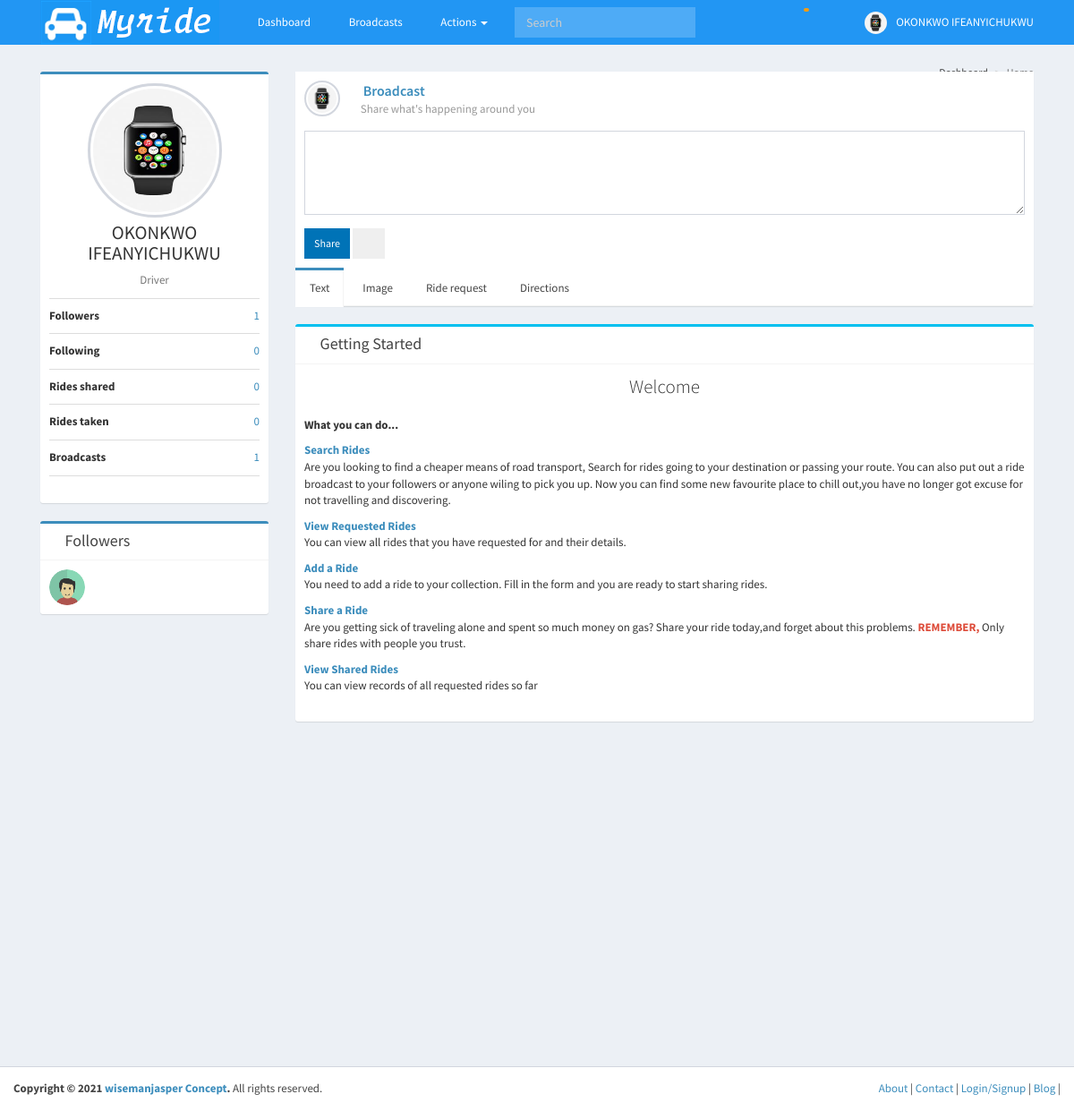
/ (signed in), run on the app's committed database.
### carapp/models.py (models this page shows, shortened)
class CustomUser(AbstractBaseUser, PermissionsMixin):
    username = models.CharField(_('username'), max_length=30, unique=True,
                                help_text=_('Required. 30 characters or fewer. Letters, numbers and '
                                            '@/./+/-/_ characters'),
                                validators=[
                                    validators.RegexValidator(re.compile(
                                        '^[\w.@+-]+$'), _('Enter a valid username.'), 'invalid')
                                ])
    full_name = models.CharField(_('full name'), max_length=254, blank=False)
    short_name = models.CharField(_('short name'), max_length=30, blank=True)
    choices = (('Male', 'Male'), ('Female', 'Female'))
    sex = models.CharField(_('sex'), max_length=30, blank=False, choices=choices)
    email = models.EmailField(_('email address'), max_length=254, unique=True)
    phone_number = models.CharField(_('phone number'), max_length=20, validators=[
        validators.RegexValidator(re.compile(
            '^[0-9]+$'), _('Only numbers are allowed.'), 'invalid')
    ])
    user_choices = (('Driver', 'Driver'), ('Passenger', 'Passenger'))
    user_type = models.CharField(_('user type'), max_length=30, blank=False, choices=user_choices)
    address = models.TextField(_('location'), max_length=400, blank=False)
    is_staff = models.BooleanField(_('staff status'), default=False,
                                   help_text=_('Designates whether the user can log into this admin '
                                               'site.'))
    is_verified = models.BooleanField(_('user verified'), default=False,
                                      help_text=_('Designates whether the user is a vershified user'))
    is_active = models.BooleanField(_('active'), default=True,
                                    help_text=_('Designates whether this user should be treated as '
                                                'active. Unselect this instead of deleting accounts.'))
    date_joined = models.DateTimeField(_('date joined'), default=timezone.now)
    objects = UserManager()
    USERNAME_FIELD = 'username'
    REQUIRED_FIELDS = ['email']
    class Meta:
        verbose_name = _('user')
        verbose_name_plural = _('users')
    def get_absolute_url(self):
        return "/profile/%s" % self.username
    def get_no_followers(self):
        num = Follow.objects.filter(followee=self).count()
        return num
    def get_no_following(self):
        num = Follow.objects.filter(follower=self).count()
        return num
    def get_profile(self):
        profile = Profile.objects.get(user=self)
        return profile
    def no_of_rides_shared(self):
        return self.vehiclesharing_set.filter(user=self, ended=True).count()
    def no_of_request_completed(self):
        return self.request_set.filter(status='approved', user=self).count()
    def get_no_broadcast(self):
        return Broadcast.objects.filter(user=self).count()

class Profile(models.Model):
    user = models.OneToOneField(CustomUser, related_name='profile', on_delete=models.CASCADE, unique=True)
    picture = models.ImageField(blank=True, default='user.png')
    education = models.TextField(blank=True)
    work = models.TextField(blank=True)
    social_facebook = models.CharField(max_length=256, blank=True)
    social_twitter = models.CharField(max_length=256, blank=True)
    social_instagram = models.CharField(max_length=256, blank=True)
    bio = models.TextField(blank=True)
    is_public = models.BooleanField(default=False)

class Follow(models.Model):
    follower = models.ForeignKey(CustomUser, related_name='follower', on_delete=models.CASCADE, default=None)
    followee = models.ForeignKey(CustomUser, related_name='followee', on_delete=models.CASCADE, default=None)
    time = models.DateTimeField(_('time'), default=timezone.now)

### carapp/views.py (the view)
# urls.py: path('', views.IndexView.as_view(), name='index'),
class IndexView(View):
    def get(self, request):
        if request.user.is_authenticated:
            return render(request, 'app/user/user_home.html', {'user': request.user})
        else:
            return render(request, template_name='app/index.html')

### carapp/templates/app/user/user_home.html (shortened to what this page needs)
{% extends 'app/user/main_template.html' %}
{% load static %}
{% load humanize %}
{% load el_pagination_tags %}
{% block cont-header %}
    <section class="content-header">
        <ol class="breadcrumb">
            <li><a href="{% url 'app:dashboard' %}"> Dashboard</a></li>
            <li class="active">Home</li>
        </ol>
    </section>
{% endblock %}
{% block body %}
    <div class="content-wrapper" style="min-height: 1126px;">
        <section class="content">
            <div class="row">
                <div class="col-md-3">
                    <div class="box box-primary">
                        <div class="box-body box-profile">
                            <img class="profile-user-img img-responsive img-circle"
                                 src="{{ request.user.get_profile.picture.url }}" alt="User profile picture">
                            <h3 class="profile-username text-center">{{ user.full_name }}
                            </h3>
                            <p class="text-muted text-center">{{ user.user_type }}</p>
                            <ul class="list-group list-group-unbordered">
                                <li class="list-group-item">
                                    <b>Followers</b> <a class="pull-right">{{ user.get_no_followers }}</a>
                                </li>
                                <li class="list-group-item">
                                    <b>Following</b> <a class="pull-right">{{ user.get_no_following }}</a>
                                </li>
                                {% if user.user_type == 'Driver' %}
                                    <li class="list-group-item">
                                        <b>Rides shared</b> <a class="pull-right">{{ user.no_of_rides_shared }}</a>
                                    </li>
                                {% endif %}
                                <li class="list-group-item">
                                    <b>Rides taken</b> <a class="pull-right">{{ user.no_of_request_completed }}</a>
                                </li>
                                <li class="list-group-item">
                                    <b>Broadcasts</b> <a class="pull-right">{{ user.get_no_broadcast }}</a>
                                </li>
                            </ul>
                        </div>
                    </div>
                    <div class="box box-primary">
                        <div class="box-header with-border">
                            <h3 class="box-title "><i class="fa fa-users"></i>&nbsp;Followers</h3>
                        </div>
                        <div class="box-body box-profile">
                            <div class="row">
                                {% for friend in user.followee.all|slice:'8' %}
                                    <div class="col-xs-3">
                                        <a href="{{ friend.follower.get_absolute_url }}"><img
                                                data-original-title="{{ friend.follower }}"
                                                data-toggle="tooltip" class="direct-chat-img tooltip-link"
                                                src="{{ friend.follower.get_profile.picture.url }}"
                                                alt="Message User Image"></a>
                                    </div>
                                {% endfor %}
                            </div>
                        </div>
                    </div>
                </div>
                <div class="col-md-9">
                    <div class="nav-tabs-custom">
                        <div class="tab-content">
                            <div class="tab-pane active" id="text-broadcast">
                                <div class="post">
                                    <div class="user-block">
                                        <img class="img-circle img-bordered-sm" src="{{ user.get_profile.picture.url }}"
                                             alt="user image">
                                        <span class="username">
                                <a href="#"><i class="fa fa-bullhorn"></i>&nbsp;Broadcast</a>
                                </span>
                                        <span class="description"><i class="fa fa-globe"></i>&nbsp;Share what's happening around you</span>
                                    </div>
                                    <form id="text-upload" method="post" action="{% url 'broadcast:upload_text' %}">
                                        <div class="form-group">
                                            <textarea class="form-control" rows="4" name="text-text"></textarea>
                                        </div>
                                        <div class="field buttons input-group">
                                            <button type="submit"
                                                    class="btn btn-sm bg-blue btn-flat form-control-static">Share
                                            </button>
                                            <div class="btn-group" style="float: right;">
                                                <button type="button" class="btn dropdown-toggle btn btn-flat"
                                                        data-toggle="dropdown" aria-expanded="false">
                                                    <span name="share_to-icon" class="fa fa-globe"></span>
                                                </button>
                                            </div>
                                        </div>
                                    </form>
                                </div>
                            </div>
                        </div>
                        <ul class="nav nav-tabs">
                            <li class="active"><a href="#text-broadcast" data-toggle="tab" aria-expanded="true">Text</a>
                            </li>
                            <li class=""><a href="#picture-broadcast" data-toggle="tab" aria-expanded="false">Image</a>
                            </li>
                            <li class=""><a href="#ride-broadcast" data-toggle="tab" aria-expanded="false">Ride
                                request</a></li>
                            <li class=""><a href="#direction-broadcast" data-toggle="tab" aria-expanded="false">Directions</a>
                            </li>
                        </ul>
                    </div>
                    <div class="box box-info">
                        <div class="box-header with-border">
                            <h3 class="box-title "><i class="fa fa-info"></i>&nbsp;Getting Started</h3>
                        </div>
                        <div class="box-body ">
                            <p class="lead text-center">Welcome</p>
                            <p class="text-bold">What you can do...</p>
                            <dl>
                                <dt><a href="{% url 'app:search_ride' request.user.id %}">Search Rides</a></dt>
                                <dd><p>Are you looking to find a cheaper means of road transport,
                                    Search for rides going to your destination or passing your route.
                                    You can also put out a ride broadcast to your followers or anyone wiling to pick you up.
                                    Now you can find some new favourite place to chill out,you have no
                                    longer got excuse for not travelling and discovering.</p></dd>
                                <dt><a href="{% url 'app:requests_user_view' request.user.id %}">View Requested Rides</a></dt>
                                <dd><p>You can view all rides that you have requested for and their details.</p></dd>
                                {% if request.user.user_type == 'Driver' %}
                                <dt><a href="{% url 'app:add_ride' request.user.id %}">Add a Ride</a></dt>
                                <dd><p>You need to add a ride to your collection. Fill in the form and you are
                                ready to start sharing rides.</p></dd>
                                <dt><a href="{% url 'app:view_rides' request.user.id %}">Share a Ride</a></dt>
                                <dd><p>Are you getting sick of traveling alone and spent so much money on gas?
                                    Share your ride today,and forget about this problems. <span class="text-red
                                "><b>REMEMBER,</b></span> Only share rides with people you trust.</p></dd>
                                <dt><a href="{% url 'app:view_shared' request.user.id %}">View Shared Rides</a></dt>
                                <dd><p>You can view records of all requested rides so far</p></dd>
                                {% endif %}
                            </dl>
                        </div>
                    </div>
                </div>
            </div>
        </section>
    </div>
{% endblock %}

### carapp/templates/app/user/header_driver.html (shortened to what this page needs)
{% load static %}
<header class="main-header">
    <nav class="navbar navbar-static-top " >
        <div class="container">
            <div class="navbar-header">
                <a href="{% url 'app:index' %}" class="navbar-brand"
                   style="
    padding-left: 30px;
    padding-top: 0px;
    padding-bottom: 0px;
">   <img class="hidden-sm hidden-xs" src="{% static 'app/img/mylogo.png' %}"/>
                    </a>
            </div>
            <div class="collapse navbar-collapse pull-left" id="navbar-collapse">
                <ul class="nav navbar-nav">
                    <li><a href="{% url 'app:dashboard' %}"><i class="fa fa-dashboard"></i>&nbsp;Dashboard<span class="sr-only">(current)</span></a></li>
                    <li><a href="{% url 'broadcast:index' %}"><i class="fa fa-bullhorn"></i>&nbsp;Broadcasts</a></li>
                    <li class="dropdown">
                        <a href="#" class="dropdown-toggle" data-toggle="dropdown"><i class="fa fa-road"></i>&nbsp;Actions <span class="caret"></span></a>
                    </li>
                </ul>
                <form class="navbar-form navbar-left" role="search">
                    <div class="form-group">
                        <input type="text" class="form-control" id="navbar-search-input" placeholder="Search">
                    </div>
                </form>
            </div>
            <div class="navbar-custom-menu">
                <ul class="nav navbar-nav">
                    <li class="dropdown messages-menu">
                        <a href="#" class="dropdown-toggle" data-toggle="dropdown">
                            <i class="fa fa-envelope-o"></i>
                        </a>
                    </li>
                    <li class="dropdown notifications-menu">
                        <a href="#" class="dropdown-toggle" data-toggle="dropdown">
                            <i class="fa fa-bell-o"></i>
                            <span class="label label-warning">  </span>
                        </a>
                    </li>
                    <li class="dropdown tasks-menu">
                        <a href="{% url 'app:preferences' %}">
                            <i class="glyphicon glyphicon-cog"></i>
                        </a>
                    </li>
                    <li class="dropdown user user-menu">
                        <a href="#" class="dropdown-toggle" data-toggle="dropdown">
                            <img src="{{ request.user.get_profile.picture.url }}" class="user-image" alt="User Image">
                            <span class="hidden-xs">{{ request.user.full_name|default:'Profile' }}
                            </span>
                        </a>
                    </li>
                </ul>
            </div>
        </div>
    </nav>
</header>

### data on the page
CustomUser: user.get_profile.picture (picture), user.full_name "OKONKWO IFEANYICHUKWU", full_name "OKONKWO IFEANYICHUKWU", user_type "Driver", get_no_followers "1", get_no_following "0", no_of_rides_shared "0", no_of_request_completed "0", get_no_broadcast "1", get_profile.picture (picture)
Follow: follower.get_profile.picture (placeholder picture)
